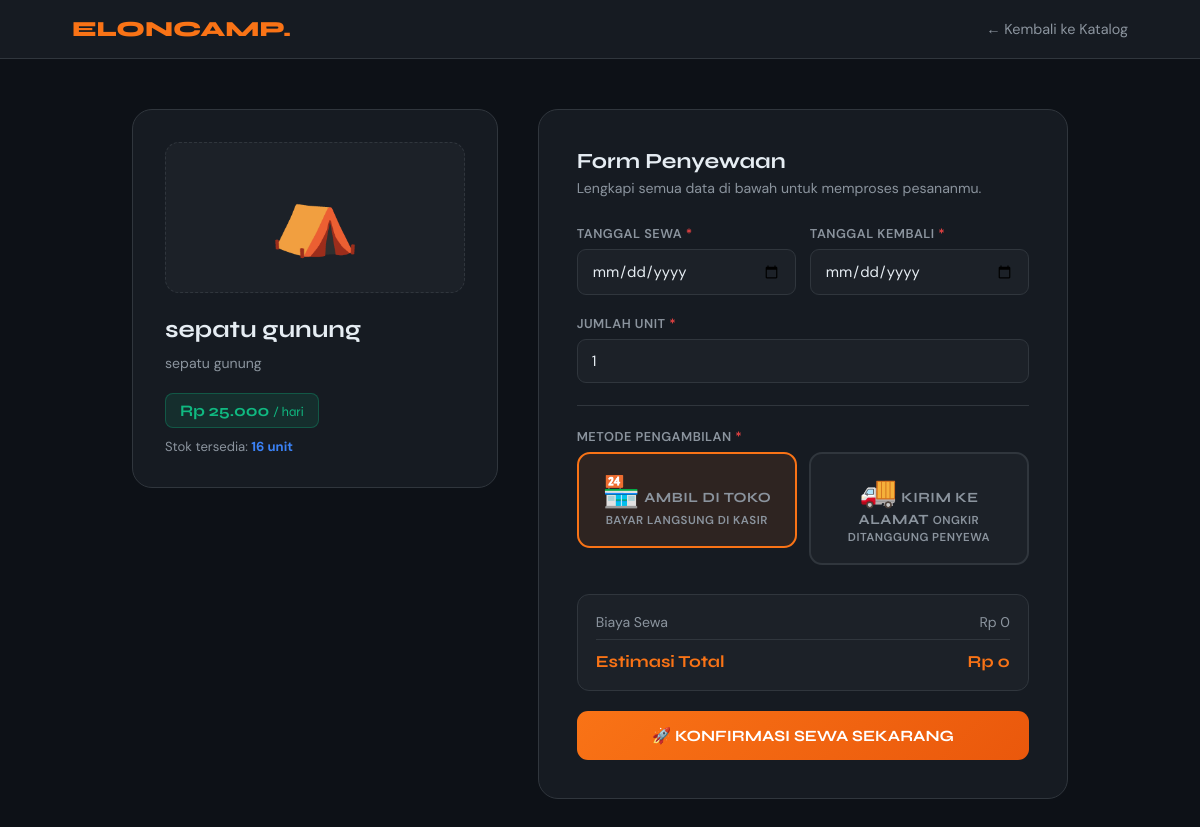
Screenshot of /sewa.php?id=7 (signed in) with the database file from the repository.
### tables this page shows
CREATE TABLE `produk` (
  `id_produk` int(11) NOT NULL,
  `nama_alat` varchar(100) DEFAULT NULL,
  `kategori` varchar(50) DEFAULT NULL,
  `harga_sewa` int(11) DEFAULT NULL,
  `deskripsi` text DEFAULT NULL,
  `stok` int(11) DEFAULT NULL,
  `foto` varchar(255) DEFAULT NULL,
  `gambar` varchar(255) DEFAULT NULL
);

### config/database.php (called while the page is built, shortened)
<?php
function formatRupiah($angka) {
    return 'Rp ' . number_format($angka, 0, ',', '.');
}
?>

### sewa.php (the view, shortened to what this page needs)
<?php
include 'config/database.php';
$id_produk = mysqli_real_escape_string($conn, $_GET['id']);
$result    = mysqli_query($conn, "SELECT * FROM produk WHERE id_produk = '$id_produk'");
$produk    = mysqli_fetch_assoc($result);
$step = 'form';
$id_trx            = null;
?>
<!DOCTYPE html>
<html lang="id">
<head>
</head>
<body>
<nav>
    <a href="/ElonCamp/index.php" class="logo">ELONCAMP.</a>
    <a href="/ElonCamp/index.php" class="back-link">← Kembali ke Katalog</a>
</nav>
<?php  if ($step === 'sukses_ambil'): ?>
<div class="wrap"><div class="sukses-wrap">
    <div class="s-icon green">🏕️</div>
    <h2 class="green">Pesanan Berhasil!</h2>
    <p>Permintaan sewa <strong><?= htmlspecialchars($produk['nama_alat']); ?></strong> sudah diterima dan menunggu konfirmasi admin.</p>
    <div class="info-steps">
        <h4>📋 Langkah Selanjutnya</h4>
        <div class="stp"><span class="stp-dot done">✓</span><span>Pesanan berhasil dibuat di sistem.</span></div>
        <div class="stp"><span class="stp-dot">1</span><span>Datang ke toko <strong>ElonCamp</strong> sesuai tanggal sewa yang dipilih.</span></div>
        <div class="stp"><span class="stp-dot">2</span><span>Bawa <strong>KTP / Kartu Identitas asli</strong> untuk verifikasi di kasir.</span></div>
        <div class="stp"><span class="stp-dot">3</span><span>Bayar sesuai total di kasir & ambil perlengkapan campingmu.</span></div>
        <div class="stp"><span class="stp-dot">4</span><span>Kembalikan alat tepat waktu agar tidak kena denda keterlambatan.</span></div>
    </div>
    <p style="font-size:.83rem;">📍 <strong>Alamat Toko:</strong> Jl. Petualang Sejati No. 17, Manado</p>
    <p style="font-size:.83rem; margin-top:5px;">📞 <strong>WA Admin:</strong> 0812-XXXX-XXXX</p>
    <br>
    <a href="riwayat.php?pesan=sukses_sewa" class="btn-riwayat">Lihat Riwayat Sewa →</a>
</div></div>
<?php  else: ?>
<div class="wrap">
<div class="two-col">
    <div class="prod-card">
        <div class="prod-emoji">⛺</div>
        <h2><?= htmlspecialchars($produk['nama_alat']); ?></h2>
        <p class="desc"><?= htmlspecialchars($produk['deskripsi']); ?></p>
        <span class="price-badge"><?= formatRupiah($produk['harga_sewa']); ?> <span style="font-weight:400;font-size:.82rem;">/ hari</span></span>
        <p class="stok-note">Stok tersedia: <strong><?= $produk['stok']; ?> unit</strong></p>
    </div>
    <div class="form-card">
        <h3>Form Penyewaan</h3>
        <p class="subtitle">Lengkapi semua data di bawah untuk memproses pesananmu.</p>
        <form method="POST" enctype="multipart/form-data" id="formSewa">
            <div class="row2">
                <div class="fg">
                    <label>Tanggal Sewa <span class="req">*</span></label>
                    <input type="date" name="tgl_sewa" id="tgl_sewa" required min="<?= date('Y-m-d'); ?>"
                           value="<?= htmlspecialchars($_POST['tgl_sewa'] ?? ''); ?>">
                </div>
                <div class="fg">
                    <label>Tanggal Kembali <span class="req">*</span></label>
                    <input type="date" name="tgl_kembali" id="tgl_kembali" required
                           min="<?= date('Y-m-d', strtotime('+1 day')); ?>"
                           value="<?= htmlspecialchars($_POST['tgl_kembali'] ?? ''); ?>">
                </div>
            </div>
            <div class="fg">
                <label>Jumlah Unit <span class="req">*</span></label>
                <input type="number" name="jumlah" id="jumlah"
                       value="<?= (int)($_POST['jumlah'] ?? 1); ?>"
                       min="1" max="<?= $produk['stok']; ?>" required>
            </div>
            <hr class="div">
            <div class="fg">
                <label>Metode Pengambilan <span class="req">*</span></label>
                <div class="metode-grid">
                    <div class="m-opt">
                        <label class="m-lbl" for="opt-ambil">
                            <span class="mi">🏪</span>
                            <span class="mn">Ambil di Toko</span>
                            <span class="ms">Bayar langsung di kasir</span>
                        </label>
                    </div>
                    <div class="m-opt">
                        <label class="m-lbl" for="opt-kirim">
                            <span class="mi">🚚</span>
                            <span class="mn">Kirim ke Alamat</span>
                            <span class="ms">Ongkir ditanggung penyewa</span>
                        </label>
                    </div>
                </div>
            </div>
            <div class="total-box">
                <div class="tr-item"><span>Biaya Sewa</span><span id="rowSewa">Rp 0</span></div>
                <div class="tr-item grand"><span>Estimasi Total</span><span id="grandTotal">Rp 0</span></div>
            </div>
            <button type="submit" class="btn-submit" id="btnSubmit">
            </button>
        </form>
    </div>
</div>
</div>
<?php endif; ?>
</body>
</html>

### sewa.php (style rules this page uses)
*, *::before, *::after { margin:0; padding:0; box-sizing:border-box; }
:root { --bg:#0d1117; --surf:#161b22; --surf2:#1c2128; --border:#30363d; --text:#e6edf3; --muted:#8b949e; --accent:#f97316; --accent2:#ea580c; --green:#10b981; --red:#ef4444; --blue:#3b82f6; }
body { font-family:'DM Sans',sans-serif; background:var(--bg); color:var(--text); min-height:100vh; }
nav { background:var(--surf); border-bottom:1px solid var(--border); padding:16px 6%; display:flex; justify-content:space-between; align-items:center; position:sticky; top:0; z-index:99; }
.logo { font-family:'Syne',sans-serif; font-weight:800; font-size:1.35rem; color:var(--accent); text-decoration:none; }
.back-link { color:var(--muted); text-decoration:none; font-size:.9rem; transition:color .2s; }
.wrap { max-width:1080px; margin:0 auto; padding:50px 6%; }
.two-col { display:grid; grid-template-columns:1fr 1.45fr; gap:40px; align-items:start; }
.prod-card { background:var(--surf); border:1px solid var(--border); border-radius:20px; padding:32px; position:sticky; top:80px; }
.prod-emoji { font-size:4.5rem; text-align:center; background:var(--surf2); border-radius:14px; padding:28px; margin-bottom:22px; border:1px dashed var(--border); }
.prod-card h2 { font-family:'Syne',sans-serif; font-size:1.5rem; margin-bottom:8px; }
.prod-card .desc { color:var(--muted); font-size:.88rem; line-height:1.65; margin-bottom:18px; }
.price-badge { display:inline-block; background:rgba(16,185,129,.12); border:1px solid rgba(16,185,129,.3); color:var(--green); padding:7px 14px; border-radius:8px; font-weight:700; font-family:'Syne',sans-serif; }
.stok-note { margin-top:10px; font-size:.82rem; color:var(--muted); }
.stok-note strong { color:var(--blue); }
.form-card { background:var(--surf); border:1px solid var(--border); border-radius:20px; padding:38px; }
.form-card h3 { font-family:'Syne',sans-serif; font-size:1.35rem; margin-bottom:5px; }
.form-card .subtitle { color:var(--muted); font-size:.88rem; margin-bottom:28px; }
hr.div { border:none; border-top:1px solid var(--border); margin:22px 0; }
.fg { margin-bottom:20px; }
.fg label { display:block; font-size:.8rem; font-weight:600; color:var(--muted); text-transform:uppercase; letter-spacing:.5px; margin-bottom:7px; }
.fg label .req { color:var(--red); }
.fg input[type=text], .fg input[type=number], .fg input[type=date], .fg textarea { width:100%; padding:11px 14px; background:var(--surf2); border:1px solid var(--border); border-radius:9px; color:var(--text); font-family:'DM Sans',sans-serif; font-size:.93rem; transition:border-color .2s,box-shadow .2s; outline:none; }
.row2 { display:grid; grid-template-columns:1fr 1fr; gap:14px; }
.metode-grid { display:grid; grid-template-columns:1fr 1fr; gap:12px; margin-bottom:22px; }
.m-opt { position:relative; }
.m-lbl { display:flex; flex-direction:column; align-items:center; gap:7px; padding:18px 12px; border:2px solid var(--border); border-radius:13px; cursor:pointer; text-align:center; background:var(--surf2); transition:all .2s; }
.m-lbl .mi { font-size:1.9rem; }
.m-lbl .mn { font-weight:700; font-size:.88rem; font-family:'Syne',sans-serif; }
.m-lbl .ms { font-size:.72rem; color:var(--muted); }
.m-opt input:checked + .m-lbl { border-color:var(--accent); background:rgba(249,115,22,.1); }
.total-box { background:var(--surf2); border:1px solid var(--border); border-radius:12px; padding:18px; margin-bottom:20px; }
.tr-item { display:flex; justify-content:space-between; font-size:.88rem; color:var(--muted); margin-bottom:7px; }
.tr-item.grand { font-family:'Syne',sans-serif; font-size:1.05rem; font-weight:700; color:var(--accent); border-top:1px solid var(--border); padding-top:11px; margin-top:8px; margin-bottom:0; }
.btn-submit { width:100%; padding:15px; background:linear-gradient(135deg,var(--accent),var(--accent2)); color:white; border:none; border-radius:11px; font-family:'Syne',sans-serif; font-size:.98rem; font-weight:700; cursor:pointer; transition:opacity .2s,transform .15s; }

### rows the page displays
produk: nama_alat "sepatu gunung", deskripsi "sepatu gunung", harga_sewa "Rp 25.000", stok "16"
